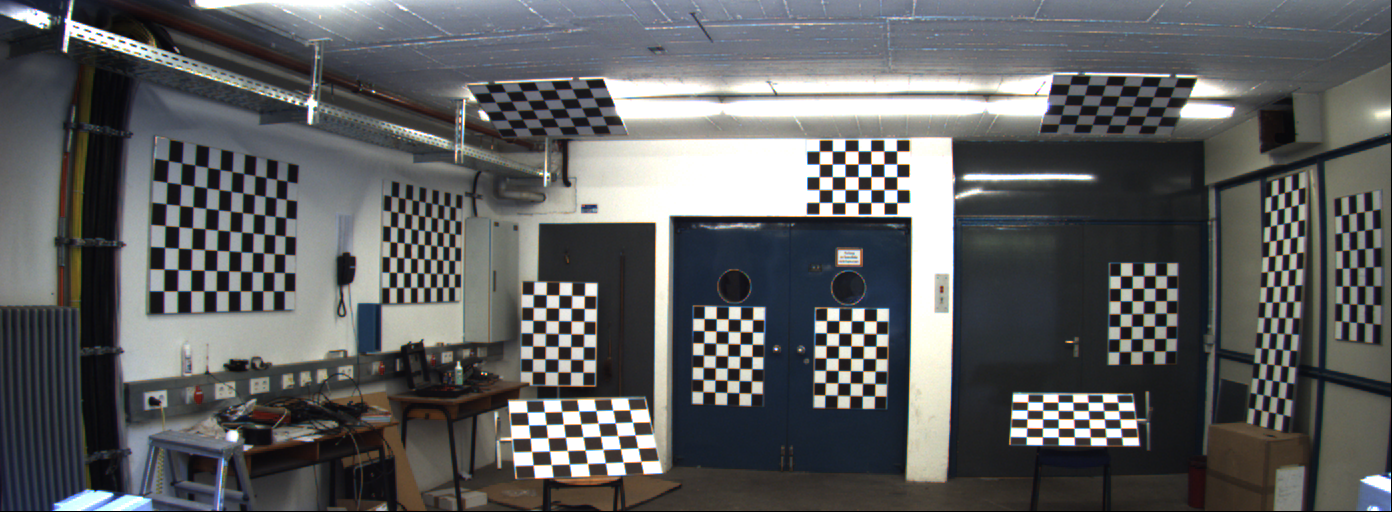
#> input picture calibration/image_02/data/0000000000.png, 1392 x 512 px; its folder holds only this picture in this run
$ python rect_and_eval.py   (older library calls are emulated)
#> lines starting #> are read from the running program, lines starting #| are printed output that depends on the picture; after the words box and inside, x2 and y2 are one past the last pixel; in counts of white or black regions, pixels touching at a corner belong together
# rectify_and_eval.py
import os
import glob
from typing import Tuple, Dict, List

import cv2
import numpy as np

from config_calib import (
    CALIB_LEFT_GLOB,
    CALIB_RIGHT_GLOB,
    CALIB_FILE,
    DEBUG_DIR,
    LEFT_ID,
    RIGHT_ID,
)

# ======================================================================
# 0. Paths / config for this script
# ======================================================================

RAW_LEFT_GLOB  = CALIB_LEFT_GLOB
RAW_RIGHT_GLOB = CALIB_RIGHT_GLOB

# Provided rectified images (adjust if needed)
RECT_LEFT_GLOB_PROVIDED  = "p_calibration/34759_final_project_rect/image_02/data/*.png"
RECT_RIGHT_GLOB_PROVIDED = "p_calibration/34759_final_project_rect/image_03/data/*.png"

OUT_RECT_DIR_LEFT   = "rectified_my/image_02"
OUT_RECT_DIR_RIGHT  = "rectified_my/image_03"
OUT_EPI_DIR         = "rectified_my_debug/epipolar"
OUT_DISP_DIR        = "rectified_my_debug/disparity"

os.makedirs(OUT_RECT_DIR_LEFT, exist_ok=True)
os.makedirs(OUT_RECT_DIR_RIGHT, exist_ok=True)
os.makedirs(OUT_EPI_DIR, exist_ok=True)
os.makedirs(OUT_DISP_DIR, exist_ok=True)


# ======================================================================
# 1. Load stereo calibration + calib_cam_to_cam.txt
# ======================================================================

def load_gt_stereo_from_kitti():
    calib = parse_kitti_calib_file(CALIB_FILE)

    KL_key, DL_key = f"K_{LEFT_ID}",  f"D_{LEFT_ID}"
    KR_key, DR_key = f"K_{RIGHT_ID}", f"D_{RIGHT_ID}"
    RL_key, TL_key = f"R_{LEFT_ID}",  f"T_{LEFT_ID}"
    RR_key, TR_key = f"R_{RIGHT_ID}", f"T_{RIGHT_ID}"
    S_key          = f"S_{LEFT_ID}"

    K_left  = calib[KL_key].reshape(3, 3)
    D_left  = calib[DL_key].reshape(-1, 1)
    K_right = calib[KR_key].reshape(3, 3)
    D_right = calib[DR_key].reshape(-1, 1)
    R_left  = calib[RL_key].reshape(3, 3)
    T_left  = calib[TL_key].reshape(3)
    R_right = calib[RR_key].reshape(3, 3)
    T_right = calib[TR_key].reshape(3)
    S       = calib[S_key].reshape(-1)
    raw_image_size = (int(S[0]), int(S[1]))  # (width, height)

    # Relative transform from left to right
    R_rel = R_right @ R_left.T
    T_rel = T_right - R_rel @ T_left

    print("\n[GT] Loaded full stereo calib from KITTI file.")
    print("  raw_image_size:", raw_image_size)
    print("  baseline ||T_rel||:", np.linalg.norm(T_rel))

    return K_left, D_left, K_right, D_right, R_rel, T_rel, raw_image_size


def load_stereo_calib(path: str = "stereo_calib.npz"):
#> called with path = 'stereo_calib.npz'
    if not os.path.isfile(path):
        raise FileNotFoundError(f"{path} not found. Run stereo_calib.py first.")
    data = np.load(path, allow_pickle=True)
#> (reads calibration/stereo_calib.npz from the repository)
    K_left  = data["K_left"]
    D_left  = data["D_left"]
    K_right = data["K_right"]
    D_right = data["D_right"]
    R       = data["R"]
    T       = data["T"]
    image_size_arr = data["image_size"]
    # This is the RAW image size used for calibration
    raw_image_size = (int(image_size_arr[0]), int(image_size_arr[1]))
    print("[stereo] Loaded stereo calibration from", path)
    print("  raw_image_size:", raw_image_size)
    return K_left, D_left, K_right, D_right, R, T, raw_image_size


def parse_kitti_calib_file(path: str) -> Dict[str, np.ndarray]:
    """
    Parse calib_cam_to_cam.txt style file into a dict:
      key -> np.ndarray of floats

    Handles lines like:
      S_02: <2 floats>
      K_02: <9 floats>
      D_02: <5 floats>
      R_02: <9 floats>
      T_02: <3 floats>
      S_rect_02: <2 floats>
      R_rect_02: <9 floats>
      P_rect_02: <12 floats>
    """
#> called with path = 'calib_cam_to_cam.txt'
    if not os.path.isfile(path):
        print(f"[kitti] WARNING: calib file {path} not found.")
        return {}

    calib = {}
    with open(path, "r") as f:
#> (reads calibration/calib_cam_to_cam.txt from the repository)
        f.readline()
        for line in f:
            line = line.strip()
            if not line or ":" not in line:
                continue
            key, vals = line.split(":", 1)
            key = key.strip()
            vals = vals.strip()
            if not vals:
                continue
            parts = vals.split()
            floats = [float(v) for v in parts]

            arr = np.array(floats, dtype=np.float64)
            if len(floats) == 12:
                arr = arr.reshape(3, 4)
            elif len(floats) == 9:
                arr = arr.reshape(3, 3)
            # lengths 2 (S_*), 3 (T_*), 5 (D_*), 1 (corner_dist) stay 1D

            calib[key] = arr

    print(f"[kitti] Parsed {len(calib)} entries from {path}")
    return calib


# ======================================================================
# 2. Comparisons with provided calibration
# ======================================================================

def compare_intrinsics_with_provided(
    K_left_est, D_left_est,
    K_right_est, D_right_est,
    calib: Dict[str, np.ndarray],
):
    key_KL = f"K_{LEFT_ID}"
    key_DL = f"D_{LEFT_ID}"
    key_KR = f"K_{RIGHT_ID}"
    key_DR = f"D_{RIGHT_ID}"

    if key_KL not in calib or key_DL not in calib or \
       key_KR not in calib or key_DR not in calib:
        print("[compare] Intrinsic keys not all present; skipping intrinsic comparison.")
        return

    K_left_gt  = calib[key_KL].reshape(3, 3)
    D_left_gt  = calib[key_DL].reshape(-1)
    K_right_gt = calib[key_KR].reshape(3, 3)
    D_right_gt = calib[key_DR].reshape(-1)

    print("\n[compare] Intrinsics comparison:")
    print("  Left camera:")
    print("    K_est:\n", K_left_est)
    print("    K_gt:\n", K_left_gt)
    print("    max |ΔK|:", np.max(np.abs(K_left_est - K_left_gt)))
    print("    D_est:", D_left_est.ravel())
    print("    D_gt :", D_left_gt)
    print("    max |ΔD|:", np.max(np.abs(D_left_est.ravel() - D_left_gt)))

    print("  Right camera:")
    print("    K_est:\n", K_right_est)
    print("    K_gt:\n", K_right_gt)
    print("    max |ΔK|:", np.max(np.abs(K_right_est - K_right_gt)))
    print("    D_est:", D_right_est.ravel())
    print("    D_gt :", D_right_gt)
    print("    max |ΔD|:", np.max(np.abs(D_right_est.ravel() - D_right_gt)))


def compare_with_provided_rectification(
    P1: np.ndarray,
    P2: np.ndarray,
    calib: Dict[str, np.ndarray],
):
    key_PL = f"P_rect_{LEFT_ID}"
    key_PR = f"P_rect_{RIGHT_ID}"

    if key_PL not in calib or key_PR not in calib:
        print(f"[compare] Provided P_rect matrices not found ({key_PL}/{key_PR}). Skipping comparison.")
        return

    P_gt_left = calib[key_PL]
    P_gt_right = calib[key_PR]

    if P_gt_left.shape != (3, 4) or P_gt_right.shape != (3, 4):
        print("[compare] Provided P_rect have unexpected shape. Skipping.")
        return

    print("\n[compare] Rectification projection matrices:")
    print("  Our P1 vs provided", key_PL)
    print("    max |Δ|:", np.max(np.abs(P1 - P_gt_left)))
    print("  Our P2 vs provided", key_PR)
    print("    max |Δ|:", np.max(np.abs(P2 - P_gt_right)))

    # Baseline from P (approx)
    fx_gt = P_gt_left[0, 0]
    B_gt = -P_gt_right[0, 3] / fx_gt if fx_gt != 0 else np.nan

    fx_ours = P1[0, 0]
    B_ours = -P2[0, 3] / fx_ours if fx_ours != 0 else np.nan

    print(f"  Baseline (from P):  ours={B_ours:.6f}  provided={B_gt:.6f}")


def compare_with_provided_extrinsics(
    R_est: np.ndarray,
    T_est: np.ndarray,
    calib: Dict[str, np.ndarray],
):
    key_RL = f"R_{LEFT_ID}"
    key_TL = f"T_{LEFT_ID}"
    key_RR = f"R_{RIGHT_ID}"
    key_TR = f"T_{RIGHT_ID}"

    needed = {key_RL, key_TL, key_RR, key_TR}
    if not needed.issubset(calib.keys()):
        print("[compare] R_i/T_i not all present; skipping extrinsic comparison.")
        return

    R2 = calib[key_RL].reshape(3, 3)
    T2 = calib[key_TL].reshape(3)
    R3 = calib[key_RR].reshape(3, 3)
    T3 = calib[key_TR].reshape(3)

    # Relative transform: from cam_left to cam_right.
    # If cams are wrt same reference: X_i = R_i * X_ref + T_i
    # => X_r = Rr Rl^T X_l + (Tr - Rr Rl^T Tl)
    R_rel_gt = R3 @ R2.T
    T_rel_gt = T3 - R_rel_gt @ T2

    R_delta = R_rel_gt @ R_est.T
    angle = np.arccos(np.clip((np.trace(R_delta) - 1) / 2.0, -1.0, 1.0))
    angle_deg = np.degrees(angle)

    B_gt = np.linalg.norm(T_rel_gt)
    B_est = np.linalg.norm(T_est)

    print("\n[compare] Extrinsics comparison (left=cam", LEFT_ID, ", right=cam", RIGHT_ID, "):")
    print(f"  Baseline:  ours={B_est:.6f}  provided={B_gt:.6f}")
    print(f"  Rotation difference angle: {angle_deg:.6f} deg")


# ======================================================================
# 3. Rectification + maps
# ======================================================================

def compute_rectification(
    K_left, D_left, K_right, D_right, R, T,
    raw_image_size: Tuple[int, int],
    rect_image_size: Tuple[int, int] = None,
    alpha: float = 0.0,
    zero_disparity: bool = True,
):
    """
    Run cv2.stereoRectify.

    raw_image_size: size of input images used for calibration (width, height)
    rect_image_size: desired size of rectified images (width, height), e.g. S_rect_02.
    """
    flags = 0
    if zero_disparity:
        flags |= cv2.CALIB_ZERO_DISPARITY

    if rect_image_size is None:
        rect_image_size = raw_image_size

    print("\n[rectify] Running cv2.stereoRectify...")
    R1, R2, P1, P2, Q, valid_roi1, valid_roi2 = cv2.stereoRectify(
        K_left, D_left,
        K_right, D_right,
        raw_image_size,
        R, T,
        flags=flags,
        alpha=alpha,
        newImageSize=rect_image_size,
    )

    print("[rectify] raw_image_size:", raw_image_size)
    print("[rectify] rect_image_size:", rect_image_size)
    print("[rectify] R1:\n", R1)
    print("[rectify] R2:\n", R2)
    print("[rectify] P1:\n", P1)
    print("[rectify] P2:\n", P2)
    print("[rectify] valid ROI1:", valid_roi1)
    print("[rectify] valid ROI2:", valid_roi2)

    return R1, R2, P1, P2, Q, valid_roi1, valid_roi2, rect_image_size


def build_rectify_maps(
    K_left, D_left, K_right, D_right,
    R1, R2, P1, P2,
    rect_image_size: Tuple[int, int],
):
    w, h = rect_image_size

    print("\n[rectify] Building undistort-rectify maps "
          f"for rect_image_size={rect_image_size}...")
    map1L, map2L = cv2.initUndistortRectifyMap(
        K_left, D_left,
        R1, P1,
        (w, h),
        m1type=cv2.CV_32FC1,
    )
    map1R, map2R = cv2.initUndistortRectifyMap(
        K_right, D_right,
        R2, P2,
        (w, h),
        m1type=cv2.CV_32FC1,
    )

    print("  map1L x-range:", float(np.min(map1L)), "to", float(np.max(map1L)))
    print("  map2L y-range:", float(np.min(map2L)), "to", float(np.max(map2L)))
    print("  map1R x-range:", float(np.min(map1R)), "to", float(np.max(map1R)))
    print("  map2R y-range:", float(np.min(map2R)), "to", float(np.max(map2R)))

    return map1L, map2L, map1R, map2R

# ======================================================================
# 4. Apply rectification to raw image pairs
# ======================================================================

def load_raw_pairs():
    left_paths = sorted(glob.glob(RAW_LEFT_GLOB))
    right_paths = sorted(glob.glob(RAW_RIGHT_GLOB))

    if len(left_paths) == 0 or len(right_paths) == 0:
        raise RuntimeError("No raw images found. Check RAW_LEFT_GLOB/RAW_RIGHT_GLOB.")

    if len(left_paths) != len(right_paths):
        print("[warn] Raw left/right counts differ, truncating to min length.")
        n = min(len(left_paths), len(right_paths))
        left_paths = left_paths[:n]
        right_paths = right_paths[:n]

    print(f"[raw] Found {len(left_paths)} raw stereo pairs.")
    return left_paths, right_paths


def rectify_and_save_pairs(
    map1L, map2L, map1R, map2R,
    sample_indices: List[int] = None,
):
    left_paths, right_paths = load_raw_pairs()
    n_pairs = len(left_paths)

    if sample_indices is None:
        sample_indices = list(range(min(5, n_pairs)))

    print("[rectify] Rectifying pairs with indices:", sample_indices)

    for idx in sample_indices:
        if idx < 0 or idx >= n_pairs:
            continue

        pathL = left_paths[idx]
        pathR = right_paths[idx]

        imgL = cv2.imread(pathL, cv2.IMREAD_COLOR)
#> imgL is the input picture: shape (512, 1392, 3); mean B, G, R 95.6, 95, 93.8
        imgR = cv2.imread(pathR, cv2.IMREAD_COLOR)
        if imgL is None or imgR is None:
            print(f"  Pair {idx}: failed to load images.")
            continue

        rectL = cv2.remap(imgL, map1L, map2L, interpolation=cv2.INTER_LINEAR)
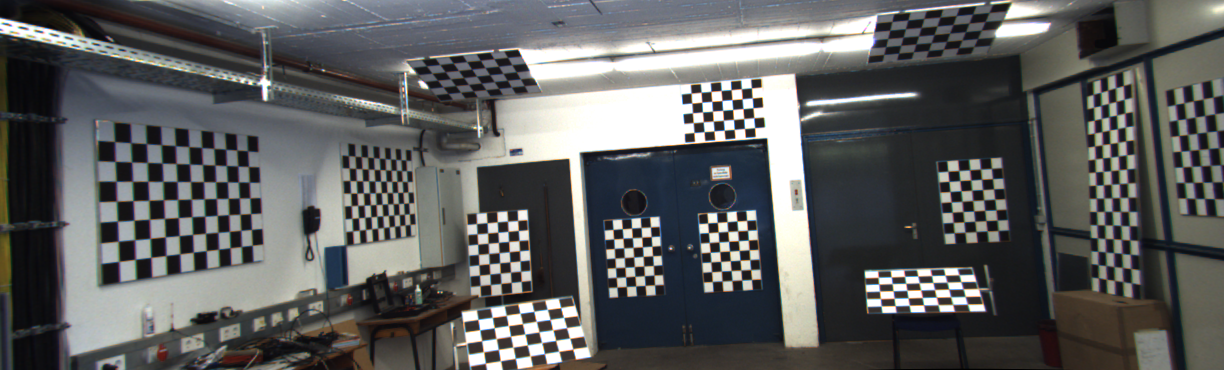
#> rectL: shape (370, 1224, 3); mean B, G, R 93.7, 94.3, 93.3
        rectR = cv2.remap(imgR, map1R, map2R, interpolation=cv2.INTER_LINEAR)
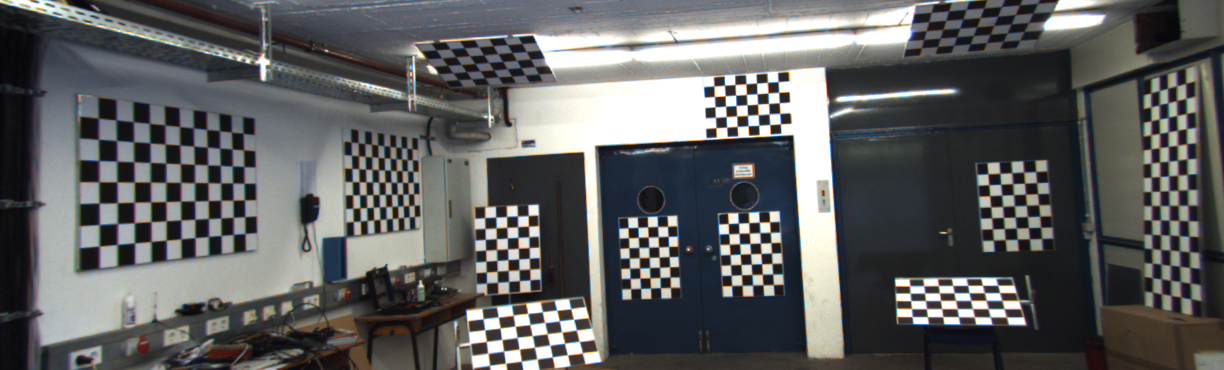
#> rectR: shape (370, 1224, 3); mean B, G, R 95.7, 95.9, 95

        baseL = os.path.basename(pathL)
        baseR = os.path.basename(pathR)

        outL = os.path.join(OUT_RECT_DIR_LEFT,  f"rect_{idx:03d}_" + baseL)
        outR = os.path.join(OUT_RECT_DIR_RIGHT, f"rect_{idx:03d}_" + baseR)

        cv2.imwrite(outL, rectL)
        cv2.imwrite(outR, rectR)

        print(f"  Saved rectified pair {idx}:")

        save_epipolar_debug(rectL, rectR, idx)
        save_disparity_map(rectL, rectR, idx)


# ======================================================================
# 5. Debug: epipolar lines & disparity
# ======================================================================

def save_epipolar_debug(rectL: np.ndarray, rectR: np.ndarray, idx: int):
#> called with idx = 0
    h, w = rectL.shape[:2]
#> h = 370; w = 1224
    combined = np.hstack([rectL, rectR])
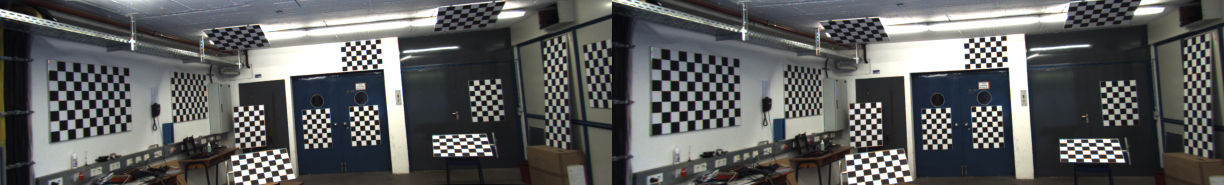
#> combined: shape (370, 2448, 3) (shown at 1/2 size); mean B, G, R 94.7, 95.1, 94.2

    for y in range(0, h, 40):
        cv2.line(combined, (0, y), (2 * w - 1, y), (0, 255, 0), 1)
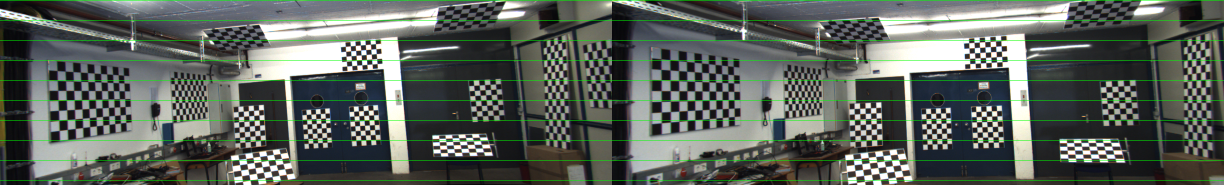
#> combined: shape (370, 2448, 3) (shown at 1/2 size); 2.7% of pixels changed, all inside (x1, y1, x2, y2) = (0, 0, 2448, 361)

    out_path = os.path.join(OUT_EPI_DIR, f"epi_{idx:03d}.png")
    cv2.imwrite(out_path, combined)
    print(f"    Epipolar debug saved to {out_path}")


def save_disparity_map(rectL: np.ndarray, rectR: np.ndarray, idx: int):
#> called with idx = 0
    grayL = cv2.cvtColor(rectL, cv2.COLOR_BGR2GRAY)
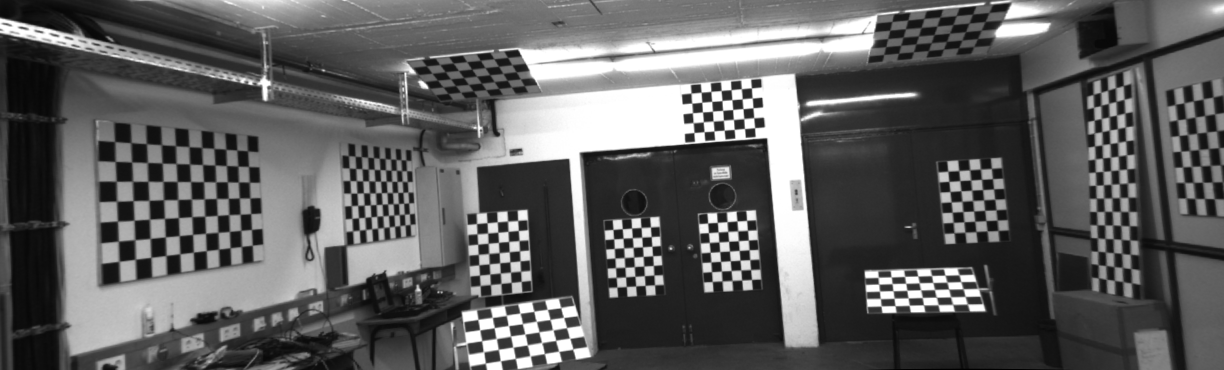
#> grayL: shape (370, 1224); min 0, max 255, mean 93.9
    grayR = cv2.cvtColor(rectR, cv2.COLOR_BGR2GRAY)
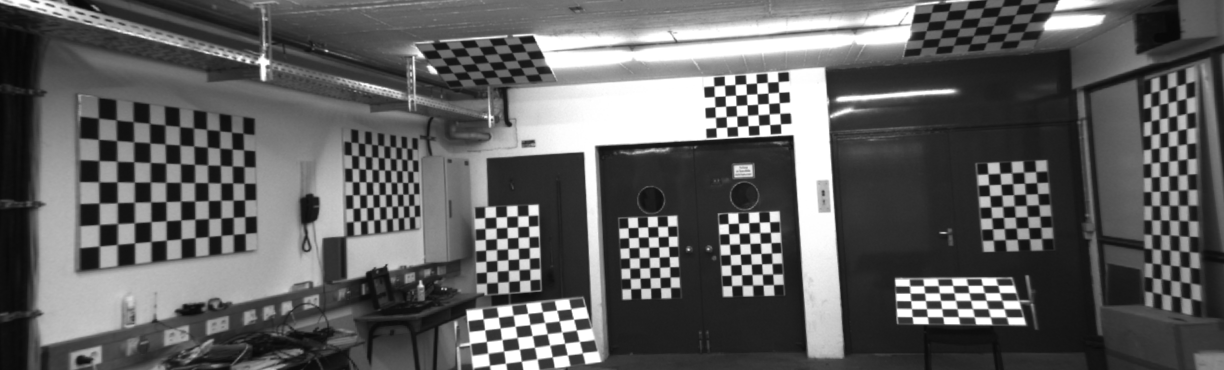
#> grayR: shape (370, 1224); min 7, max 255, mean 95.6

    min_disp = 0
    num_disp = 128  # must be multiple of 16
    block_size = 5

    stereo = cv2.StereoSGBM_create(
        minDisparity=min_disp,
        numDisparities=num_disp,
        blockSize=block_size,
        P1=8 * 3 * block_size**2,
        P2=32 * 3 * block_size**2,
        mode=cv2.STEREO_SGBM_MODE_SGBM_3WAY,
    )

    disp = stereo.compute(grayL, grayR).astype(np.float32) / 16.0
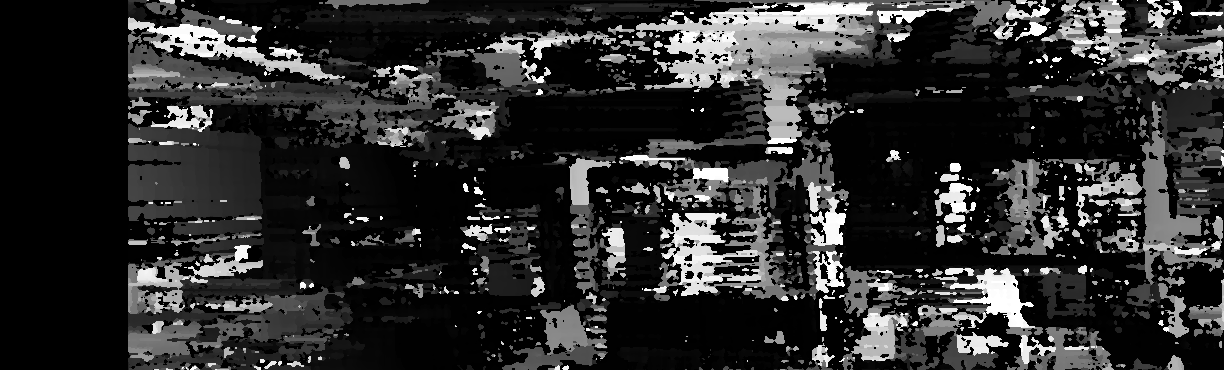
#> disp: shape (370, 1224) float32; min -1, max 127, mean 22.2; drawn with min black and max white
    # Normalize to 0..255 for visualization
    disp_norm = cv2.normalize(disp, None, alpha=0, beta=255,
                              norm_type=cv2.NORM_MINMAX)
    disp_vis = disp_norm.astype(np.uint8)

    out_path = os.path.join(OUT_DISP_DIR, f"disp_{idx:03d}.png")
    cv2.imwrite(out_path, disp_vis)
    print(f"    Disparity map saved to {out_path}")


# ======================================================================
# 7. Main pipeline
# ======================================================================

def main():
    # 1) Load our stereo calibration
    K_left, D_left, K_right, D_right, R, T, raw_image_size = load_stereo_calib()
    #K_left, D_left, K_right, D_right, R, T, raw_image_size = load_gt_stereo_from_kitti()

    # 2) Load calib_cam_to_cam.txt and get rectified size for this stereo pair
    calib_dict = parse_kitti_calib_file(CALIB_FILE)

    key_Srect = f"S_rect_{LEFT_ID}"
    if key_Srect in calib_dict:
        arr = calib_dict[key_Srect].reshape(-1)
        rect_image_size = (int(arr[0]), int(arr[1]))
    else:
        print(f"[rectify] {key_Srect} not found; using raw_image_size.")
        rect_image_size = raw_image_size

    # 3) Compare intrinsics to provided calibration
    compare_intrinsics_with_provided(
        K_left, D_left,
        K_right, D_right,
        calib_dict,
    )

    # 4) Compute rectification (match S_rect_* from file)
    R1, R2, P1, P2, Q, roi1, roi2, rect_image_size = compute_rectification(
        K_left, D_left, K_right, D_right,
        R, T,
        raw_image_size=raw_image_size,
        rect_image_size=rect_image_size,
        alpha=0,
        zero_disparity=True,
    )

    # 5) Compare our rectification P1/P2 and extrinsics to provided
    compare_with_provided_rectification(P1, P2, calib_dict)
    compare_with_provided_extrinsics(R, T, calib_dict)

    # 6) Build rectify maps for rectified resolution
    map1L, map2L, map1R, map2R = build_rectify_maps(
        K_left, D_left, K_right, D_right,
        R1, R2, P1, P2,
        rect_image_size,
    )

    # 7) Rectify some raw pairs and produce debug outputs
    rectify_and_save_pairs(map1L, map2L, map1R, map2R,
                           sample_indices=None)


if __name__ == "__main__":
    main()
